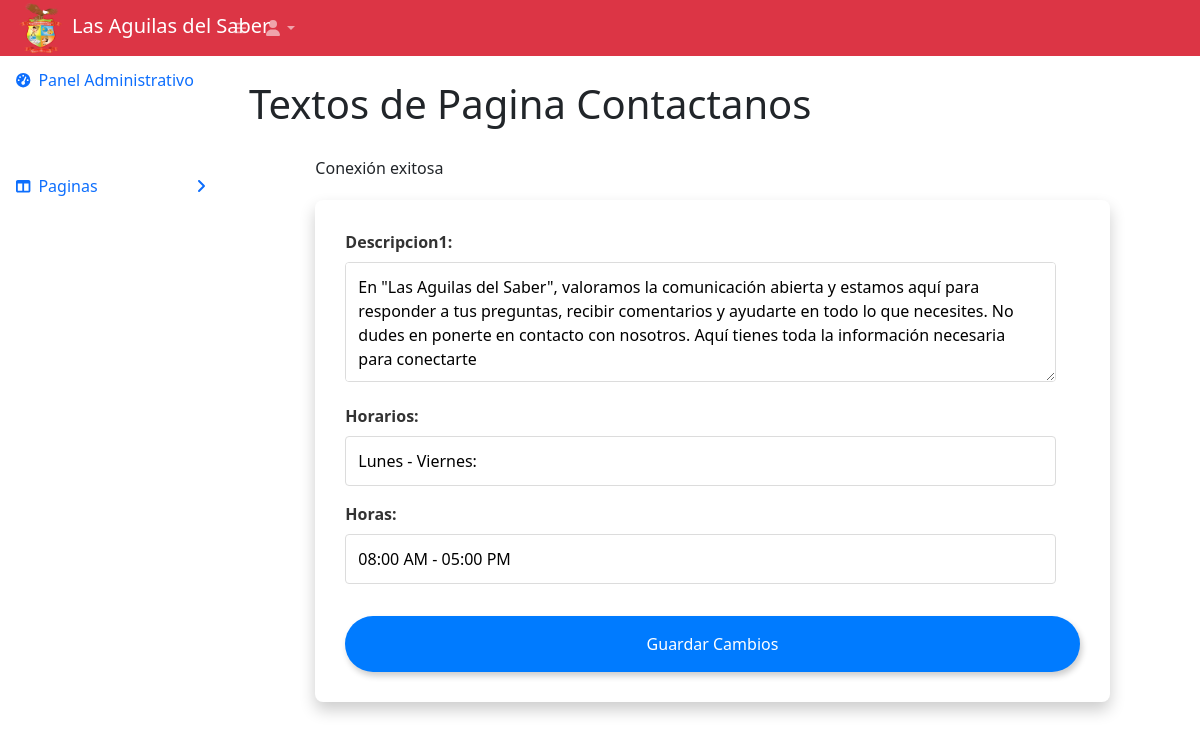
The page /web2/admin4.php on the database its author committed.
### tables this page shows
CREATE TABLE `contacto` (
  `Id` int(11) NOT NULL AUTO_INCREMENT,
  `descripcion1` varchar(300) DEFAULT NULL,
  `horarios` varchar(25) DEFAULT NULL,
  `horas` varchar(25) DEFAULT NULL,
  PRIMARY KEY (`Id`)
);

### web2/admin/texto4.php (the view, shortened to what this page needs)
<main>
<div class="container">
<div class="form-container" style=" margin: 0 auto; display: flex; flex-wrap: wrap; justify-content: space-between;" >
<?php
include_once 'model/conexion.php';
$query = "SELECT * FROM contacto";
$result = $pdo->query($query);
while ($row = $result->fetch(PDO::FETCH_ASSOC)) {
    echo '<div class="formulario-destacado">';
    echo '<form method="post" action="" id="form-' . $row['Id'] . '" enctype="multipart/form-data">';
    $campos = array(
        "descripcion1", "horarios", "horas"
    );
    foreach ($campos as $campo) {
        echo '<div class="campo">';
        echo '<label for="' . $campo . '">' . ucfirst($campo) . ':</label>';
        $valorCampo = isset($row[$campo]) ? $row[$campo] : '';
        if (strpos($campo, 'descripcion') !== false) {
            echo '<textarea name="' . $campo . '" required>' . $valorCampo . '</textarea>';
        } else {
            echo '<input type="text" name="' . $campo . '" value="' . $valorCampo . '" required>';
        }
        echo '</div>';
    }
    echo '<input type="submit" name="submitForm" value="Guardar Cambios">';
    echo '</form>';
    echo '</div>';
}
?>
    </div>
</div>
</main>

### web2/admin/texto4.php (style rules this page uses)
.container { max-width: 90%; margin: 0 auto; padding: 20px; }
.form-container { display: flex; flex-direction: column; gap: 20px; }
.formulario-destacado { background: #ffffff; padding: 30px; border-radius: 8px; box-shadow: 0 8px 16px rgba(0, 0, 0, 0.2); overflow-y: auto; max-height: 700px; }
.formulario-destacado label { display: block; margin-bottom: 0.5em; color: #333333; font-weight: 600; }
.formulario-destacado input[type="text"], .formulario-destacado textarea { width: calc(100% - 1.5em); padding: 0.75em; border: 1px solid #dcdcdc; border-radius: 4px; margin-bottom: 1em; }
.formulario-destacado textarea { min-height: 120px; resize: vertical; }
.formulario-destacado input[type="submit"] { width: 100%; padding: 1em; background-color: #007bff; color: #ffffff; border: none; border-radius: 30px; cursor: pointer; font-size: 1em; transition: background-color 0.3s ease, box-shadow 0.3s ease; box-shadow: 2px 4px 6px rgba(0, 0, 0, 0.2); margin-top: 1em; }

### rows shown on the page
contacto: campo "Descripcion1", descripcion1 "En \"Las Aguilas del Saber\", valoramos la comunicación abierta y estamos aquí para responder a tus preguntas, recibir comentarios y ayudarte en todo lo que necesites. No dudes en ponerte en contacto con nosotros. Aquí tienes toda la información necesaria para conectarte", campo "Horarios", horarios "Lunes - Viernes:", campo "Horas", horas "08:00 AM - 05:00 PM"
